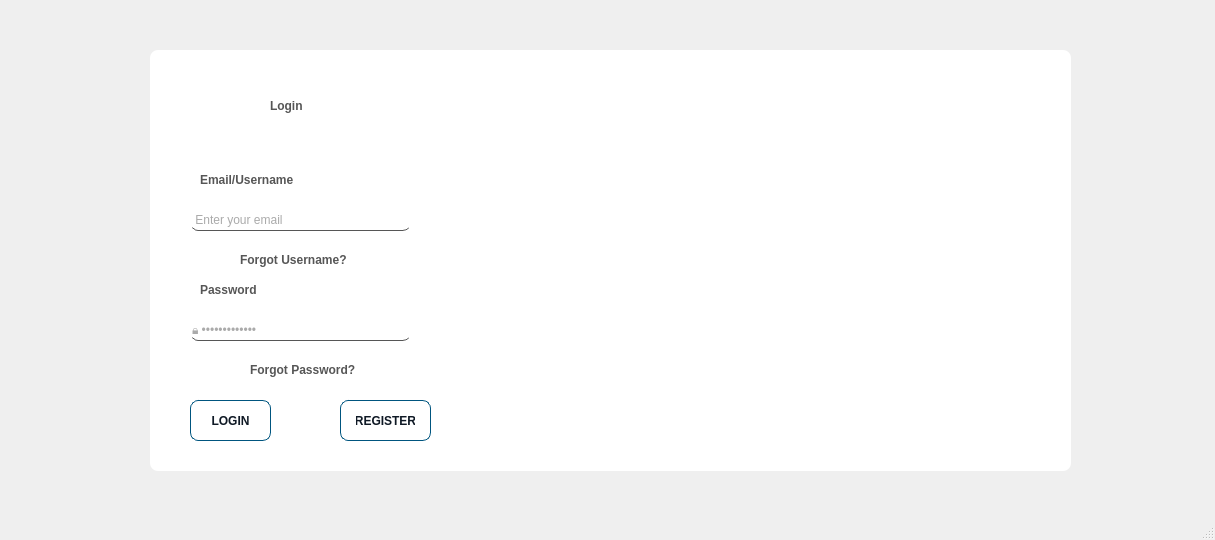
<?xml version="1.0" encoding="UTF-8"?>
<ui version="4.0">
 <class>MainWindow</class>
 <widget class="QMainWindow" name="MainWindow">
  <property name="geometry">
   <rect>
    <x>0</x>
    <y>0</y>
    <width>1215</width>
    <height>540</height>
   </rect>
  </property>
  <property name="windowTitle">
   <string>🔒Login Page</string>
  </property>
  <property name="styleSheet">
   <string notr="true">QMainWindow {
	border-image: url(:/stuff/bg_v2.png);
}
QLabel {
  color: #464d55;
  font-weight: 600;
}
QLabel#heading {
  color: #0f1925;
  font-size: 18px;
  margin-bottom: 10px;
}

QLabel#subheading {
  color: #0f1925;
  font-size: 12px;
  font-weight: normal;
  margin-bottom: 10px;
}
QLineEdit {
  background: transparent;
  color: rgb(86, 86, 86);
  border-bottom: 1px solid rgb(86, 86, 86);
}

QPushButton {
  background-color: #00557f;
  color: #0f1925;
  font-weight: 600;
  border-radius: 8px;
  border: 1px solid #00557f;
  padding: 5px 15px;
  margin-top: 10px;
  outline: 0px;
}
QPushButton:hover,
QPushButton:focus {
  background-color: #8360aa;
  border: 3px solid #8360aa;
}
</string>
  </property>
  <widget class="QWidget" name="centralwidget">
   <widget class="QFrame" name="frame">
    <property name="geometry">
     <rect>
      <x>150</x>
      <y>50</y>
      <width>921</width>
      <height>421</height>
     </rect>
    </property>
    <property name="styleSheet">
     <string notr="true">background-color: rgb(255, 255, 255);
border-radius: 8px;</string>
    </property>
    <property name="frameShape">
     <enum>QFrame::StyledPanel</enum>
    </property>
    <property name="frameShadow">
     <enum>QFrame::Raised</enum>
    </property>
    <widget class="QLabel" name="label_3">
     <property name="geometry">
      <rect>
       <x>120</x>
       <y>40</y>
       <width>71</width>
       <height>31</height>
      </rect>
     </property>
     <property name="styleSheet">
      <string notr="true">font: 75 16pt &quot;MS Shell Dlg 2&quot;;

color: rgb(86, 86, 86);</string>
     </property>
     <property name="text">
      <string>Login</string>
     </property>
    </widget>
    <widget class="QLineEdit" name="lineEdit">
     <property name="geometry">
      <rect>
       <x>40</x>
       <y>160</y>
       <width>221</width>
       <height>21</height>
      </rect>
     </property>
     <property name="styleSheet">
      <string notr="true">background:transparent;</string>
     </property>
     <property name="text">
      <string/>
     </property>
     <property name="placeholderText">
      <string> Enter your email</string>
     </property>
    </widget>
    <widget class="QLineEdit" name="lineEdit_2">
     <property name="geometry">
      <rect>
       <x>40</x>
       <y>270</y>
       <width>221</width>
       <height>21</height>
      </rect>
     </property>
     <property name="styleSheet">
      <string notr="true">background:transparent;</string>
     </property>
     <property name="text">
      <string/>
     </property>
     <property name="echoMode">
      <enum>QLineEdit::Password</enum>
     </property>
     <property name="placeholderText">
      <string>🔒 •••••••••••••</string>
     </property>
    </widget>
    <widget class="QLabel" name="label_4">
     <property name="geometry">
      <rect>
       <x>50</x>
       <y>120</y>
       <width>121</width>
       <height>20</height>
      </rect>
     </property>
     <property name="styleSheet">
      <string notr="true">font: 75 8pt &quot;MS Shell Dlg 2&quot;;
color: rgb(86, 86, 86);</string>
     </property>
     <property name="text">
      <string>Email/Username</string>
     </property>
    </widget>
    <widget class="QLabel" name="label_5">
     <property name="geometry">
      <rect>
       <x>50</x>
       <y>230</y>
       <width>121</width>
       <height>20</height>
      </rect>
     </property>
     <property name="styleSheet">
      <string notr="true">font: 75 8pt &quot;MS Shell Dlg 2&quot;;
color: rgb(86, 86, 86);</string>
     </property>
     <property name="text">
      <string>Password</string>
     </property>
    </widget>
    <widget class="QLabel" name="label_6">
     <property name="geometry">
      <rect>
       <x>100</x>
       <y>310</y>
       <width>121</width>
       <height>20</height>
      </rect>
     </property>
     <property name="styleSheet">
      <string notr="true">font: 75 8pt &quot;MS Shell Dlg 2&quot;;
color: rgb(86, 86, 86);</string>
     </property>
     <property name="text">
      <string>Forgot Password?</string>
     </property>
    </widget>
    <widget class="QPushButton" name="pushButton">
     <property name="geometry">
      <rect>
       <x>40</x>
       <y>340</y>
       <width>81</width>
       <height>51</height>
      </rect>
     </property>
     <property name="styleSheet">
      <string notr="true">QPushButton:hover,
QPushButton:focus {
	
  color: rgb(255, 255, 255);
  background-color: #8360aa;
  border: 3px solid #8360aa;
}</string>
     </property>
     <property name="text">
      <string>LOGIN</string>
     </property>
    </widget>
    <widget class="QPushButton" name="pushButton_2">
     <property name="geometry">
      <rect>
       <x>190</x>
       <y>340</y>
       <width>91</width>
       <height>51</height>
      </rect>
     </property>
     <property name="styleSheet">
      <string notr="true">QPushButton:hover,
QPushButton:focus {
	
  color: rgb(255, 255, 255);
  background-color: #8360aa;
  border: 3px solid #8360aa;
}</string>
     </property>
     <property name="text">
      <string>REGISTER</string>
     </property>
    </widget>
    <widget class="QLabel" name="label">
     <property name="geometry">
      <rect>
       <x>290</x>
       <y>-10</y>
       <width>331</width>
       <height>441</height>
      </rect>
     </property>
     <property name="styleSheet">
      <string notr="true">image: url(:/stuff/debitcard.png);</string>
     </property>
     <property name="text">
      <string/>
     </property>
    </widget>
    <widget class="QLabel" name="label_7">
     <property name="geometry">
      <rect>
       <x>90</x>
       <y>200</y>
       <width>121</width>
       <height>20</height>
      </rect>
     </property>
     <property name="styleSheet">
      <string notr="true">font: 75 8pt &quot;MS Shell Dlg 2&quot;;
color: rgb(86, 86, 86);</string>
     </property>
     <property name="text">
      <string>Forgot Username?</string>
     </property>
    </widget>
    <widget class="QToolButton" name="toolButton">
     <property name="geometry">
      <rect>
       <x>600</x>
       <y>0</y>
       <width>301</width>
       <height>421</height>
      </rect>
     </property>
     <property name="text">
      <string/>
     </property>
     <property name="icon">
      <iconset resource="images.qrc">
       <normaloff>:/stuff/pinterest_profile_image.png</normaloff>:/stuff/pinterest_profile_image.png</iconset>
     </property>
     <property name="iconSize">
      <size>
       <width>300</width>
       <height>300</height>
      </size>
     </property>
    </widget>
   </widget>
   <widget class="QLabel" name="label_8">
    <property name="geometry">
     <rect>
      <x>310</x>
      <y>50</y>
      <width>51</width>
      <height>51</height>
     </rect>
    </property>
    <property name="styleSheet">
     <string notr="true">image: url(:/lp/DB Project.png);</string>
    </property>
    <property name="text">
     <string/>
    </property>
   </widget>
  </widget>
  <widget class="QMenuBar" name="menubar">
   <property name="geometry">
    <rect>
     <x>0</x>
     <y>0</y>
     <width>1215</width>
     <height>26</height>
    </rect>
   </property>
  </widget>
  <widget class="QStatusBar" name="statusbar"/>
 </widget>
 <resources>
  <include location="images.qrc"/>
 </resources>
 <connections/>
</ui>
